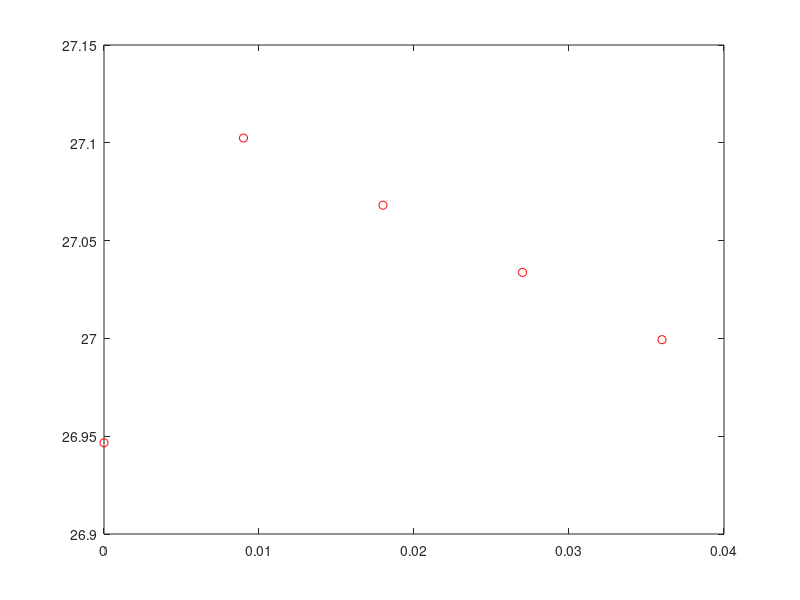

Reproduce this figure in MATLAB. (Note: this script raises an error after producing the figure.)
%% Biological and Agricultural Engineering Department
% Modeling and Analysis of Physical and Biological Processes: EBS 270
% Homework No. 4 - Due Date: Jun 06, 2019
% Student: Guilherme De Moura Araujo

clear all; clc;
%%
T_Harvest = 26.7; % Ambiente Temperature at Harvest, (oC)
T_Storage = 3; % Storage temperature (oC)
rho = 998; % Density of orange (km/m3)
cp = 3900; % Specific heat of orange (J/kg/oC)
%a = 0.036; % Radius of fruit (m)
a0 = 4.71;
a1 = 3.55;
%A = a0 + a1*T; % Heat production due to respiration (J/(s-m3))
k = 0.47; % Thermal Conductivity of the fruit (W/m/oC)
h = 6; % Convective heat transfer coefficient at the fruit surface (W/m2/oC)
w = sqrt(a1/k);
he = h-k/0.036;
beta = (a0+a1*T_Harvest)/k;
u1 = 0.0;%13;
Q = beta*0.036;
G = -w^2;
L = 0.036/4;
a = 1/L+G*L/3;
b = 1/L+G*L/6;
K = [2*a -b 0 0;
    -b 2*a -b 0;
    0 -b 2*a -b;
    0 0 -b a+he/k];
S = [Q*L+u1*b; Q*L; Q*L; Q*L/2];
U = inv(K)*S;
alpha = -(a0 + a1*T_Harvest)/a1;
A = -(alpha*(k+he*0.036))/(he*sin(w*0.036)+k*w*cos(w*0.036));
T(1) = A*w-((a0+a1*T_Harvest)/a1)+T_Harvest;
% T = U/0.036+T_Harvest;
% T2(1) = A*w-((a0+a1*T_Harvest)/a1)+T_Harvest;
% for i=1:4
%     T2(i+1) = T(i);
% end
R(1) = 0;
for i=1:4
    R(i+1) = i*0.036/4;
    T(i+1) = U(i)/R(i+1)+T_Harvest;
end

%%
plot(0:0.036/4:0.036,T,'ro');
hold on;
plot(0:.036/36:0.036,T_H,'b--');